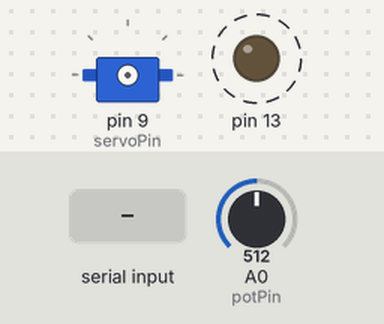
A sketch run on a simulated Arduino Uno, built with avr-gcc and run on an emulated ATmega328P. Shown: servo, output pins drawn as LEDs (lit = HIGH). Dashed ring = blinking. Inputs (shaded band) come from the test bench; at power-on: A0 (potPin) = 512.

Above: at 1.25 s.
1.3 s: "o" received over the second serial link
At 1.9 s:
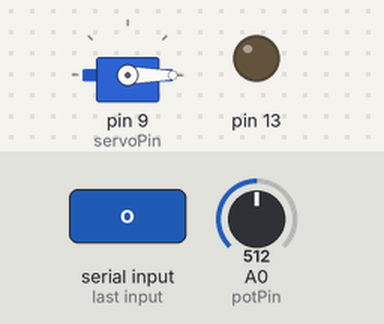
At 2.55 s:
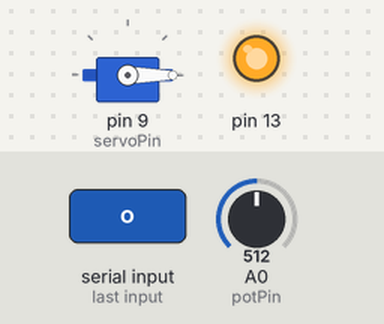
Timing chart, 0 to 10.3 s (numbered marks = the images above; inputs shaded):
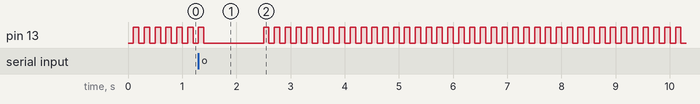

The sketch:

SimSim_4_memory.ino
```cpp
//=============setup====================

#include <Servo.h>
#include <EEPROM.h>
#include <SoftwareSerial.h>

//===========default stuff===============

int addressSettingsSet = 0;
int addressOpenAngle = 1;
int addressClosedAngle = 2;
int addressBuffer = 3; // the tolerance of the potentiometer
int addressTurnsClockwise = 4; // 1 or -1
int addressPower = 5;
int settingsSet = false;
int openAngle = 0;
int closedAngle = 0;
int buffer = 0;
int turnsClockwise = 0;
int power = 0;

SoftwareSerial BLE(2, 3); // RX, TX
Servo myservo;  // create servo object to control a servo
                // twelve servo objects can be created on most boards
int potPin = A0;
int servoPin = 9;

int potScaling = 1000/360; int potOffset = 0; char pos = 'c'; // in degrees

void writeDefault(){
  EEPROM.write(addressSettingsSet, 1);
  EEPROM.write(addressOpenAngle, 15);
  EEPROM.write(addressClosedAngle, 170);
  EEPROM.write(addressBuffer, 10);
  EEPROM.write(addressTurnsClockwise, 1);
  EEPROM.write(addressPower, 255);
}

      void wipeMemory(){EEPROM.write(addressSettingsSet, 0);} // function not being used atm

      void readSettings(){
        settingsSet = EEPROM.read(addressSettingsSet);
        openAngle = EEPROM.read(addressOpenAngle);
        closedAngle = EEPROM.read(addressClosedAngle);
        buffer = EEPROM.read(addressBuffer);
        turnsClockwise = EEPROM.read(addressTurnsClockwise);
        power = EEPROM.read(addressPower);}

      void startupSettings(){
        if (EEPROM.read(addressSettingsSet) == false) {writeDefault();}
        readSettings();}

      //=====================================

int closedPot(){return (closedAngle+potOffset+buffer*turnsClockwise)*potScaling;}
int openPot(){return (openAngle+potOffset-buffer*turnsClockwise)*potScaling;}

void changePosition(char command){//recieves either a "o" or a "c"
  if (command=='o') {pos = openAngle;} if (command=='c') {pos = closedAngle;}
  myservo.attach(servoPin); myservo.write(pos); delay(1000); myservo.detach();
}

void givePosition(){
  int sensorValue = analogRead(potPin);
  if (sensorValue < closedPot()) {int pot = 'c'; BLE.println(pot);}
  if (sensorValue > openPot()) {int pot = 'o'; BLE.println(pot);}
}

//===============main functions=================

              void setup() {
                BLE.begin(9600);
                pinMode(13,OUTPUT);
                startupSettings();
              }

              void loop() {
              delay(100); digitalWrite(13,HIGH); delay(100); digitalWrite(13,LOW); // otherwise it's going to break

              if (BLE.available() > 0) { char command=BLE.read(); changePosition(command);}
              givePosition();
              }
```
